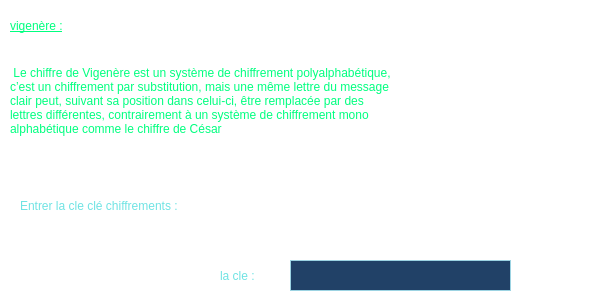
        <widget class="QWidget" name="vignere">
         <property name="styleSheet">
          <string notr="true">background:transparent;

border-radius: 15px;</string>
         </property>
         <widget class="QLabel" name="label_29">
          <property name="geometry">
           <rect>
            <x>10</x>
            <y>0</y>
            <width>101</width>
            <height>51</height>
           </rect>
          </property>
          <property name="styleSheet">
           <string notr="true">background:transparent;
text-decoration: underline;

font: 14pt &quot;5by7&quot;;
color: rgb(0, 255, 127);

font: 14pt &quot;Century Gothic&quot;;</string>
          </property>
          <property name="text">
           <string>vigenère :</string>
          </property>
         </widget>
         <widget class="QLabel" name="label_30">
          <property name="geometry">
           <rect>
            <x>10</x>
            <y>50</y>
            <width>571</width>
            <height>101</height>
           </rect>
          </property>
          <property name="styleSheet">
           <string notr="true">background:transparent;

font: 12pt &quot;5by7&quot;;
color: rgb(0, 255, 127);
font: 12pt &quot;Century Gothic&quot;;</string>
          </property>
          <property name="text">
           <string> Le chiffre de Vigenère est un système de chiffrement polyalphabétique,
c’est un chiffrement par substitution, mais une même lettre du message
clair peut, suivant sa position dans celui-ci, être remplacée par des 
lettres différentes, contrairement à un système de chiffrement mono 
alphabétique comme le chiffre de César</string>
          </property>
         </widget>
         <widget class="QLabel" name="label_62">
          <property name="geometry">
           <rect>
            <x>220</x>
            <y>260</y>
            <width>71</width>
            <height>31</height>
           </rect>
          </property>
          <property name="styleSheet">
           <string notr="true">background:transparent;
font: 14pt &quot;5by7&quot;;

font: 14pt &quot;Century Gothic&quot;;


color:#6fe3e3;</string>
          </property>
          <property name="text">
           <string>la cle :</string>
          </property>
         </widget>
         <widget class="QLineEdit" name="vignerecle">
          <property name="geometry">
           <rect>
            <x>290</x>
            <y>260</y>
            <width>221</width>
            <height>31</height>
           </rect>
          </property>
          <property name="sizePolicy">
           <sizepolicy hsizetype="Fixed" vsizetype="Fixed">
            <horstretch>0</horstretch>
            <verstretch>0</verstretch>
           </sizepolicy>
          </property>
          <property name="sizeIncrement">
           <size>
            <width>15</width>
            <height>15</height>
           </size>
          </property>
          <property name="baseSize">
           <size>
            <width>15</width>
            <height>15</height>
           </size>
          </property>
          <property name="mouseTracking">
           <bool>false</bool>
          </property>
          <property name="layoutDirection">
           <enum>Qt::LeftToRight</enum>
          </property>
          <property name="autoFillBackground">
           <bool>false</bool>
          </property>
          <property name="styleSheet">
           <string notr="true">background:transparent;

color:#ffffff;
border-radius: 0px;
border:1px solid #9cd3e2;
background-color: rgb(33, 65, 103);</string>
          </property>
          <property name="inputMask">
           <string notr="true"/>
          </property>
          <property name="text">
           <string notr="true"/>
          </property>
          <property name="maxLength">
           <number>30</number>
          </property>
          <property name="frame">
           <bool>true</bool>
          </property>
          <property name="cursorPosition">
           <number>0</number>
          </property>
          <property name="placeholderText">
           <string notr="true"/>
          </property>
          <property name="cursorMoveStyle">
           <enum>Qt::LogicalMoveStyle</enum>
          </property>
          <property name="clearButtonEnabled">
           <bool>false</bool>
          </property>
         </widget>
         <widget class="QLabel" name="label_63">
          <property name="geometry">
           <rect>
            <x>20</x>
            <y>190</y>
            <width>291</width>
            <height>31</height>
           </rect>
          </property>
          <property name="styleSheet">
           <string notr="true">background:transparent;
font: 14pt &quot;5by7&quot;;

font: 14pt &quot;Century Gothic&quot;;

color:#6fe3e3;</string>
          </property>
          <property name="text">
           <string>Entrer la cle clé chiffrements :</string>
          </property>
         </widget>
        </widget>
